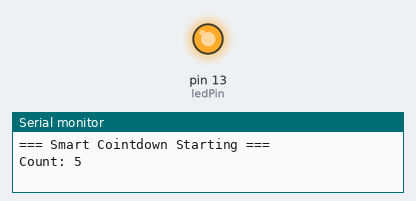
The sketch below on a simulated Arduino Uno, built with avr-gcc and run on an emulated ATmega328P. Shown: output pins drawn as LEDs (lit = HIGH), the last lines printed to the serial monitor.

Above: at 0.1 s.
At 9.9 s:
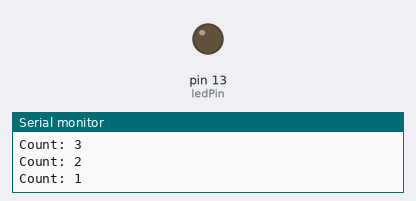
Timing chart, 0 to 11.4 s (numbered marks = the images above):
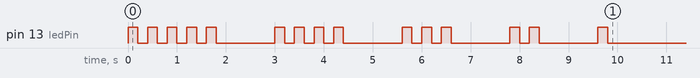

The sketch:

Assignment1_Redeemer.ino
```cpp
int startvalue = 5;
int ledPin = 13;

 void flashLED(int times){
  int counter = 0;
  while (counter<times) {
    digitalWrite(ledPin, HIGH);
    delay(200);
    digitalWrite(ledPin, LOW);
    delay(200);
    counter++;
  }
 }
    void setup(){
      pinMode(ledPin, OUTPUT);
      Serial.begin(9600);

      Serial.println("=== Smart Cointdown Starting ===");

      int counter = startvalue;

      while(counter>0){
        Serial.print("Count: ");
        Serial.println(counter);

        flashLED(counter);

        delay(1000);

        counter = counter - 1;
      }
      Serial.println("== Countdown Complete ==");
    }
     void loop(){
      //Nothing to repeat- Everything happens once in setup()
     }
 
```
